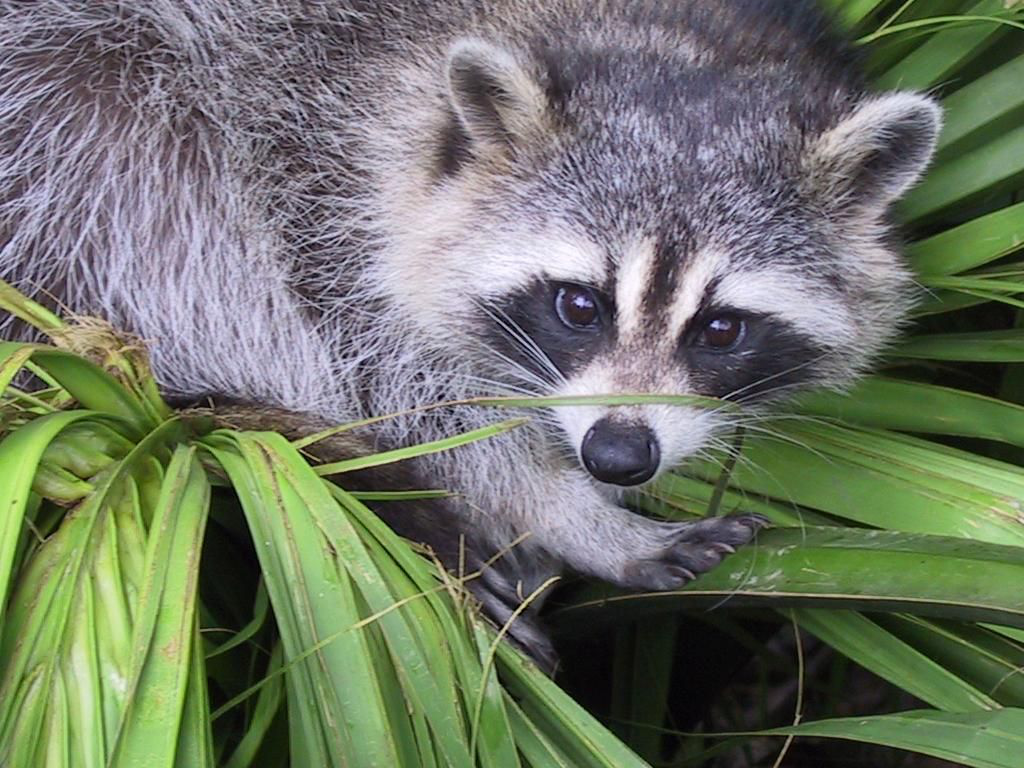
#> input picture Sprint 3/Symétries/racoon.png, 1024 x 768 px
$ python symm_besso.py
#> lines starting #> are read from the running program, lines starting #| are printed output that depends on the picture
import numpy as np
import matplotlib.pyplot as plt

racoon = plt.imread("racoon.png","PNG")
#> racoon is the input picture: shape (768, 1024, 3) float32; mean R, G, B 0.434, 0.462, 0.401

racoonbis=racoon.copy()*0
#> racoonbis: shape (768, 1024, 3) float32; every value is 0
I=np.arange(768)
J=np.arange(1024)
for ibis in I :
    for jbis in J :
        xbis=jbis
        ybis=768-1-ibis
        mat= np.array([[0,4.0/3.0],[3.0/4.0,0]]).dot(np.array([[xbis],[ybis]]))
        i= (int) (767 - mat[1])
        j= (int) (mat[0])
        if (i>0 and j>0 and i<=767 and j<=1023):
            racoonbis[ibis,jbis]=racoon[i,j]
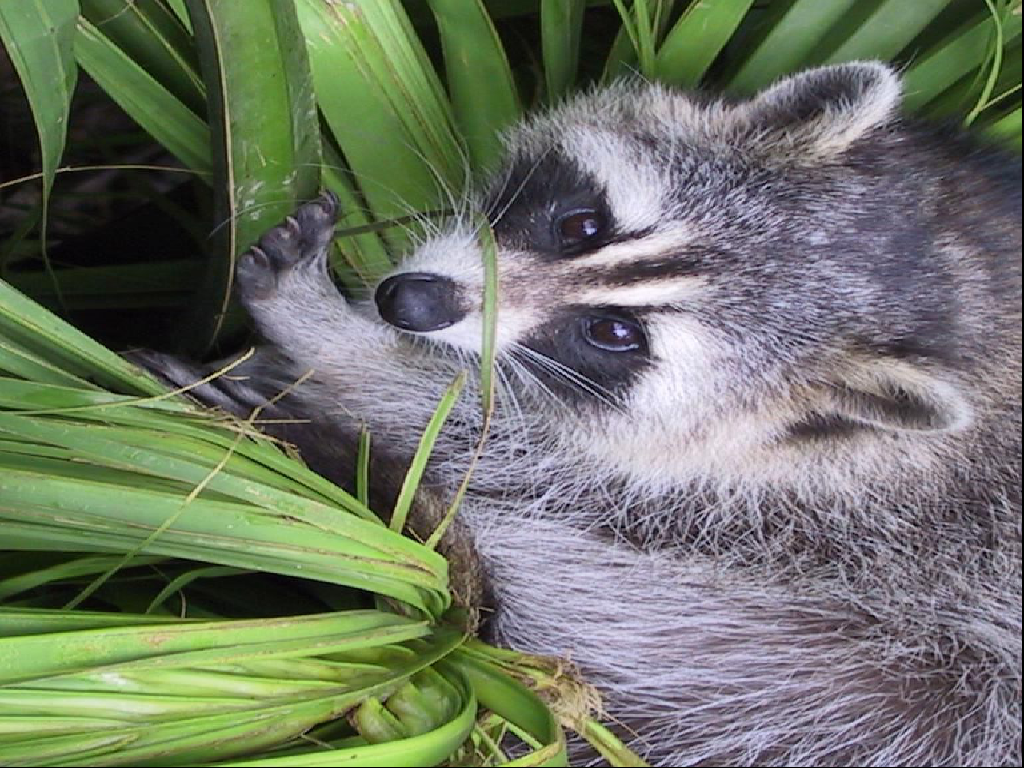
#> racoonbis: shape (768, 1024, 3) float32; mean R, G, B 0.433, 0.46, 0.399

plt.imshow(racoonbis)
plt.imsave("racoonSymetrie2.png",racoonbis)
